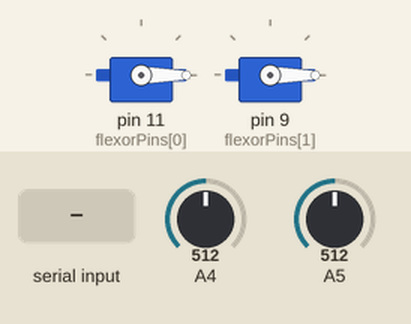
Simulated run of this sketch. Board: Arduino Uno, built with avr-gcc and run on an emulated ATmega328P. Shown: 2 × servo. The inputs (shaded band) are chosen by the test bench; at power-on: A4 = 512, A5 = 512. What the sketch prints to the serial monitor is not drawn.

Above: at 1.2 s.
1.3 s: "t" received over Serial
Timing chart, 0 to 4.3 s (numbered marks = the images above; inputs shaded):
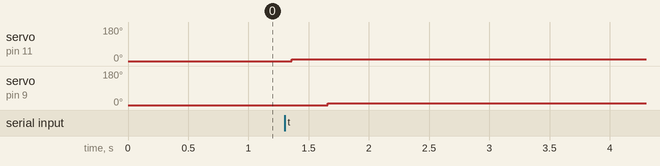

Measured:
- after the input at 1.3 s, servo on pin 11 (flexorPins[0]): 0° → 9° after 0.06 s; servo on pin 9 (flexorPins[1]): 0° → 9° after 0.36 s

The sketch:

smart_servo.ino
```cpp
#include <Servo.h>

#define NUMREADINGS 10                                                              // number of readings to take for smoothing
#define NUMSERVOS 2                                                                 // number of servos
#define NUMCALS 2                                                                   // number of calibration endpoints

Servo flexor[NUMSERVOS];
int flexorPins[] = {11, 9};                                                          // these are the pins the servos are plugged into
int feedbackPins[] = {4, 5};                                                        // these are the analog pins for reading
int calVal[][NUMCALS] = {{0, 0}, {0, 0}};                                           // initialize cal values
int previousAngle[] = {0, 0};
int previousPosition[] = {0, 0};
int currentAngle[] = {0, 0};
int currentPosition[] = {0, 0};
bool keepGoing = true;
bool start = false;
bool firstTime = true;
char readVari;

int servoPosition[NUMSERVOS] = {0, 0};                                                       // initialize the servo positions
int trash = 0;                                                                     // ??????????

int readings[NUMSERVOS][NUMREADINGS];                                               // 2D array of readings for smoothing each servo
int total = 0;                                                               // running total of position while smoothing for each servo

void setup()
{
  Serial.begin(9600);
  analogReference(EXTERNAL);                                                        // use the external analog reference
  for (int i = 0; i < NUMSERVOS; i++)                                               // attach both servos and gather the endpoints for calibration
  {
    flexor[i].attach(flexorPins[i]);
    flexor[i].write(0);
    //delay(2000);
    //calibrate (flexor[i], i);
  }
}

void loop()
{
  if (Serial.available() > 0)
  {
    readVari = Serial.read();
    if (readVari == 't')
    {
      start = true;
    }
    else
    {
      start = false;
    }
  }

  if (keepGoing && start)
  {
    if (firstTime)
    {
      for (int i = 0; i < NUMSERVOS; i++)
      {
        servoPosition[i] = smooth(i);                                                  // this if statement is here to cut down the smoothing time on each iteration
        Serial.print("Current position for ");
        Serial.print(i);
        Serial.print(": ");
        Serial.println(servoPosition[i]);
      }
      firstTime = false;
    }
    for (int i = 0; i < NUMSERVOS; i++)                                              // at the beginning of each loop we will smooth out their position
    {
      previousPosition[i] = servoPosition[i];
      //previousAngle[i] = map(servoPosition[i], calVal[i][0], calVal[i][1], 0, 180);  // get the angle of the servo at the beginning of the iteration
      Serial.print("Prevoius position for ");
      Serial.print(i);
      Serial.print(": ");
      Serial.println(previousPosition[i]);
    }
    for (int i = 0; i < NUMSERVOS; i++)
    {
      flexor[i].write(previousAngle[i] + 9);
      delay(300);
      previousAngle[i] += 9;
    }
    for (int i = 0; i < NUMSERVOS; i++)
    {
      servoPosition[i] = smooth(i);
      Serial.print("Current position for ");
      Serial.print(i);
      Serial.print(": ");
      Serial.println(servoPosition[i]);
      currentPosition[i] = servoPosition[i];
    }
    if (currentPosition[0] <= previousPosition[0] || currentPosition[1] <= previousPosition[1])
    {
      keepGoing = false;
      for (int i = 0; i < NUMSERVOS; i++)
      {
        flexor[i].detach();
      }
    }
  }
}

void calibrate (Servo servoTo, int which)
{
  servoTo.write(0);
  //delay(1000);
  calVal[which][0] = smooth(which);
  servoTo.write(180);
  delay(1000);
  calVal[which][1] = smooth(which);
  servoTo.write(0);
  for (int i = 0; i < NUMSERVOS; i++)
  {
    Serial.print("Calbration value ");
    Serial.print(i);
    Serial.print(" for ");
    Serial.print(which);
    Serial.print(": ");
    Serial.println(calVal[which][i]);
  }
}

int smooth(int which)
{
  total = 0;
  for (int j = 0; j < NUMREADINGS; j++)
  {
    total += analogRead(feedbackPins[which]);                                            // add the reading to the total
  }
  return total / NUMREADINGS;                                                // calculate the average and return it
}
```
